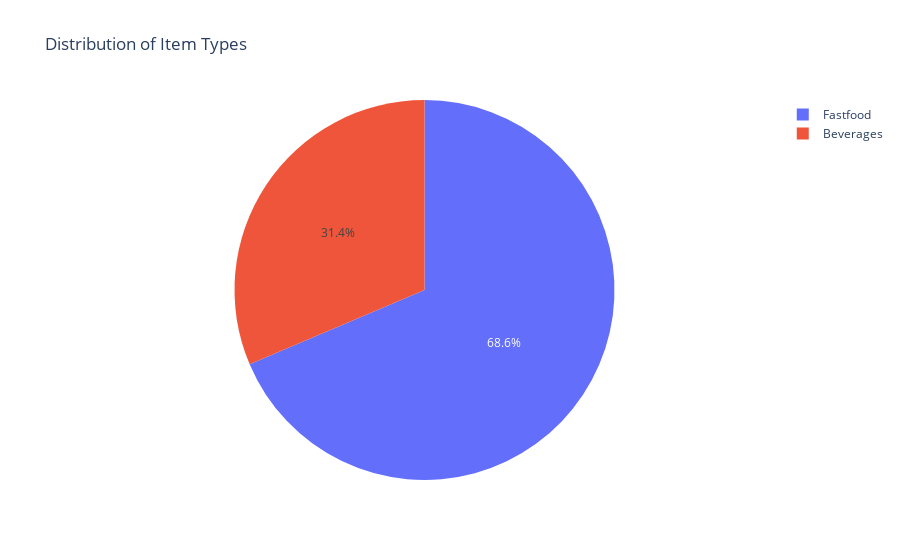

This figure's notebook cell:
### Markdown cell above
## Item Type Distribution

### Code cell
# Item Type Distribution
fig_item_type_distribution = px.pie(df1, names='item_type', title='Distribution of Item Types')
fig_item_type_distribution.show()

### Figure 1 — Plotly figure (JSON) as saved in the notebook; plotly's stock layout.template omitted (floating-point values rounded to 4 significant figures; data arrays with more than 128 entries replaced by an {"elided": "..."} marker saying what was removed)
{"data": [{"domain": {"x": [0, 1], "y": [0, 1]}, "hovertemplate": "item_type=%{label}<extra></extra>", "labels": {"elided": "1000 str values"}, "legendgroup": "", "name": "", "showlegend": true, "type": "pie"}], "layout": {"autosize": true, "legend": {"tracegroupgap": 0}, "title": {"text": "Distribution of Item Types"}}}
